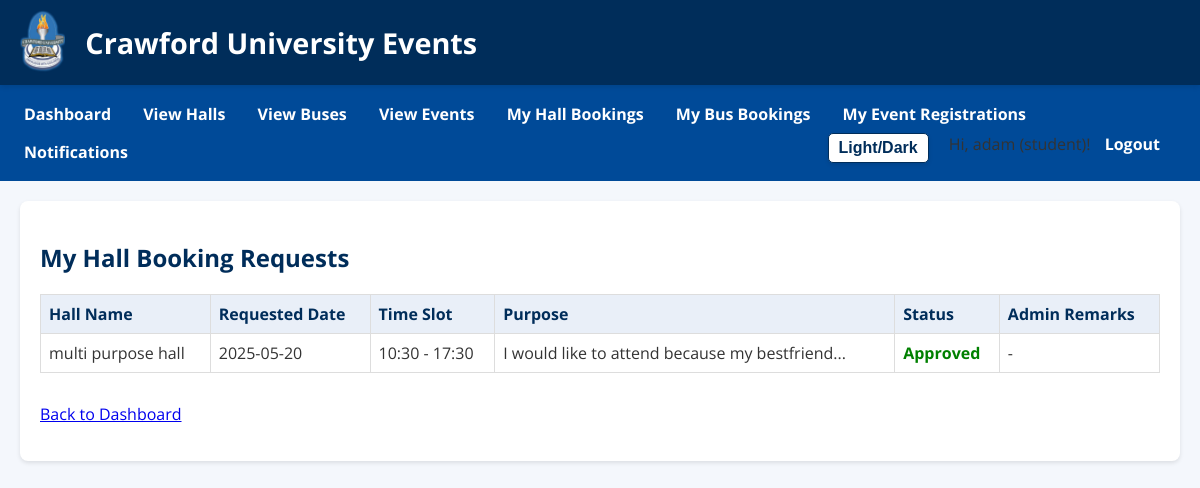
/my_hall_bookings (signed in), run on the app's committed database.
### models.py (models this page shows, shortened)
class HallBooking(db.Model):
    id = db.Column(db.Integer, primary_key=True)
    hall_id = db.Column(db.Integer, db.ForeignKey('hall.id'), nullable=False)
    student_id = db.Column(db.Integer, db.ForeignKey('user.id'), nullable=False)
    event_id = db.Column(db.Integer, db.ForeignKey('event.id'), nullable=True)
    requested_date = db.Column(db.Date, nullable=False)
    start_time = db.Column(db.Time, nullable=False)
    end_time = db.Column(db.Time, nullable=False)
    purpose = db.Column(db.Text, nullable=False)
    status = db.Column(db.String(50), nullable=False, default='Pending')
    timestamp = db.Column(db.DateTime, nullable=False, default=datetime.utcnow)
    processed_by_admin_id = db.Column(db.Integer, db.ForeignKey('user.id'), nullable=True)
    processed_timestamp = db.Column(db.DateTime, nullable=True)
    admin_remarks = db.Column(db.Text, nullable=True)
    processor = db.relationship('User', foreign_keys=[processed_by_admin_id], lazy='select')

class Hall(db.Model):
    id = db.Column(db.Integer, primary_key=True)
    name = db.Column(db.String(100), unique=True, nullable=False)
    capacity = db.Column(db.Integer, nullable=False)
    location_details = db.Column(db.Text, nullable=True)
    bookings = db.relationship('HallBooking', backref='hall', lazy='dynamic', cascade="all, delete-orphan")

### app.py (the view)
@app.route('/my_hall_bookings')
@login_required
def my_hall_bookings():
    bookings = HallBooking.query.filter_by(student_id=current_user.id).order_by(HallBooking.timestamp.desc()).all()
    return render_template('my_hall_bookings.html', bookings=bookings)

### app.py (called while the page is built)
@login_manager.user_loader
def load_user(user_id):
    return db.session.get(User, int(user_id))

@app.context_processor
def inject_unread_notifications_count():
    if current_user.is_authenticated:
        unread_count = Notification.query.filter_by(user_id=current_user.id, is_read=False).count()
        return dict(unread_notifications_count=unread_count)
    return dict(unread_notifications_count=0)

@app.context_processor
def inject_now():
    return {'now': datetime.now(UTC)} # Make current UTC time available in templates

### templates/my_hall_bookings.html (shortened to what this page needs)
{% extends "base.html" %}
{% block content %}
    <h2>My Hall Booking Requests</h2>
    {% if bookings %}
        <table border="1" style="width:100%; border-collapse: collapse; margin-top: 20px;">
            <thead>
                <tr>
                    <th style="padding: 8px; text-align: left;">Hall Name</th>
                    <th style="padding: 8px; text-align: left;">Requested Date</th>
                    <th style="padding: 8px; text-align: left;">Time Slot</th>
                    <th style="padding: 8px; text-align: left;">Purpose</th>
                    <th style="padding: 8px; text-align: left;">Status</th>
                    <th style="padding: 8px; text-align: left;">Admin Remarks</th>
                </tr>
            </thead>
            <tbody>
                {% for booking in bookings %}
                <tr>
                    <td style="padding: 8px;">{{ booking.hall.name if booking.hall else 'N/A' }}</td>
                    <td style="padding: 8px;">{{ booking.requested_date.strftime('%Y-%m-%d') }}</td>
                    <td style="padding: 8px;">{{ booking.start_time.strftime('%H:%M') }} - {{ booking.end_time.strftime('%H:%M') }}</td>
                    <td style="padding: 8px;">{{ booking.purpose | truncate(50) }}</td>
                    <td style="padding: 8px;">
                        <strong
                            {% if booking.status == 'Approved' %} style="color: green;"
                            {% elif booking.status == 'Rejected' or booking.status == 'Cancelled by Admin' %} style="color: red;"
                            {% elif booking.status == 'Pending' %} style="color: orange;"
                            {% endif %}>
                            {{ booking.status }}
                        </strong>
                    </td>
                    <td style="padding: 8px;">{{ booking.admin_remarks if booking.admin_remarks else '-' }}</td>
                </tr>
                {% endfor %}
            </tbody>
        </table>
    {% else %}
        <p style="margin-top: 20px;">You have not made any hall booking requests yet.</p>
        <p><a href="{{ url_for('list_halls') }}">Click here to view available halls and make a booking.</a></p>
    {% endif %}
    <p style="margin-top: 30px;">
        <a href="{{ url_for('dashboard') }}">Back to Dashboard</a>
    </p>
{% endblock %}

### static/css/school_theme.css (style rules this page uses)
:root { --primary-blue: #002D5A; --secondary-blue: #004A98; --button-hover-blue: #003366; --accent-blue-light: #e9eff8; --text-on-dark-bg: #ffffff; --text-on-light-bg: #333333; --heading-text-color: var(--primary-blue); --table-header-text: var(--primary-blue); --page-bg: #f4f7fc; --content-bg: #ffffff; --border-color: #dddddd; --link-color: var(--secondary-blue); --link-hover-color: var(--primary-blue); --flash-success-bg: #d4edda; --flash-success-text: #155724; --flash-success-border: #c3e6cb; --flash-danger-bg: #f8d7da; --flash-danger-text: #721c24; --flash-danger-border: #f5c6cb; --flash-warning-bg: #fff3cd; --flash-warning-text: #856404; --flash-warning-border: #ffeeba; --flash-info-bg: #d1ecf1; --flash-info-text: #0c5460; --flash-info-border: #bee5eb; --theme-transition-duration: 0.3s; }
body { font-family: 'Open Sans', sans-serif; margin: 0; padding: 0; background-color: var(--page-bg); color: var(--text-on-light-bg); transition: background-color var(--theme-transition-duration), color var(--theme-transition-duration); }
h1, h2, h3, h4, h5, h6 { font-family: 'Open Sans', sans-serif; }
h2, h3 { color: var(--heading-text-color); transition: color var(--theme-transition-duration); }
table { width: 100%; border-collapse: collapse; margin-top: 20px; }
th, td { border: 1px solid var(--border-color); padding: 10px; text-align: left; transition: border-color var(--theme-transition-duration), color var(--theme-transition-duration); }
th { background-color: var(--accent-blue-light); color: var(--table-header-text); transition: background-color var(--theme-transition-duration), color var(--theme-transition-duration); }

### data on the page
HallBooking: hall "multi purpose hall", requested_date "2025-05-20", start_time "10:30", end_time "17:30", purpose "I would like to attend because my bestfriend...", status "Approved", admin_remarks "-"
